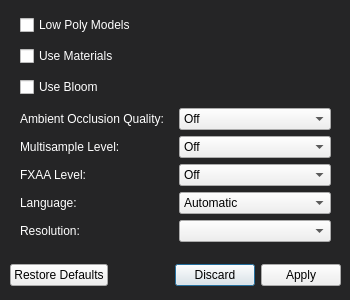
<?xml version="1.0" encoding="UTF-8"?>
<ui version="4.0">
 <class>settings_dialog</class>
 <widget class="QDialog" name="settings_dialog">
  <property name="geometry">
   <rect>
    <x>0</x>
    <y>0</y>
    <width>350</width>
    <height>300</height>
   </rect>
  </property>
  <property name="windowTitle">
   <string>Game Settings</string>
  </property>
  <property name="styleSheet">
   <string notr="true">QDialog {
	background-color: rgb(37, 37, 38);
}

QLabel, QCheckBox {
	color: rgb(255, 255, 255);
}</string>
  </property>
  <widget class="QDialogButtonBox" name="buttonBox">
   <property name="geometry">
    <rect>
     <x>10</x>
     <y>260</y>
     <width>331</width>
     <height>31</height>
    </rect>
   </property>
   <property name="orientation">
    <enum>Qt::Horizontal</enum>
   </property>
   <property name="standardButtons">
    <set>QDialogButtonBox::Apply|QDialogButtonBox::Discard|QDialogButtonBox::RestoreDefaults</set>
   </property>
   <property name="centerButtons">
    <bool>false</bool>
   </property>
  </widget>
  <widget class="QWidget" name="verticalLayoutWidget">
   <property name="geometry">
    <rect>
     <x>20</x>
     <y>10</y>
     <width>311</width>
     <height>241</height>
    </rect>
   </property>
   <layout class="QVBoxLayout" name="option_layout">
    <item>
     <widget class="QCheckBox" name="lp_mdls_cb">
      <property name="text">
       <string>Low Poly Models</string>
      </property>
     </widget>
    </item>
    <item>
     <widget class="QCheckBox" name="mtls_cb">
      <property name="text">
       <string>Use Materials</string>
      </property>
     </widget>
    </item>
    <item>
     <widget class="QCheckBox" name="bloom_cb">
      <property name="text">
       <string>Use Bloom</string>
      </property>
     </widget>
    </item>
    <item>
     <layout class="QGridLayout" name="checkBox_layout">
      <item row="0" column="0">
       <widget class="QLabel" name="ao_label">
        <property name="text">
         <string>Ambient Occlusion Quality:</string>
        </property>
       </widget>
      </item>
      <item row="0" column="1">
       <widget class="QComboBox" name="ssao_cb">
        <item>
         <property name="text">
          <string>Off</string>
         </property>
        </item>
        <item>
         <property name="text">
          <string>Low</string>
         </property>
        </item>
        <item>
         <property name="text">
          <string>Medium</string>
         </property>
        </item>
        <item>
         <property name="text">
          <string>High</string>
         </property>
        </item>
       </widget>
      </item>
      <item row="1" column="1">
       <widget class="QComboBox" name="msaa_cb">
        <item>
         <property name="text">
          <string>Off</string>
         </property>
        </item>
        <item>
         <property name="text">
          <string>2x</string>
         </property>
        </item>
        <item>
         <property name="text">
          <string>4x</string>
         </property>
        </item>
        <item>
         <property name="text">
          <string>8x</string>
         </property>
        </item>
        <item>
         <property name="text">
          <string>16x</string>
         </property>
        </item>
        <item>
         <property name="text">
          <string>32x</string>
         </property>
        </item>
       </widget>
      </item>
      <item row="1" column="0">
       <widget class="QLabel" name="msaa_label">
        <property name="text">
         <string>Multisample Level:</string>
        </property>
       </widget>
      </item>
      <item row="2" column="1">
       <widget class="QComboBox" name="fxaa_cb">
        <item>
         <property name="text">
          <string>Off</string>
         </property>
        </item>
        <item>
         <property name="text">
          <string>Low</string>
         </property>
        </item>
        <item>
         <property name="text">
          <string>Medium</string>
         </property>
        </item>
        <item>
         <property name="text">
          <string>High</string>
         </property>
        </item>
        <item>
         <property name="text">
          <string>Extreme</string>
         </property>
        </item>
       </widget>
      </item>
      <item row="3" column="1">
       <widget class="QComboBox" name="lang_cb">
        <item>
         <property name="text">
          <string>Automatic</string>
         </property>
        </item>
        <item>
         <property name="text">
          <string notr="true">English</string>
         </property>
        </item>
        <item>
         <property name="text">
          <string notr="true">Portuguese (PT)</string>
         </property>
        </item>
        <item>
         <property name="text">
          <string notr="true">Portuguese (BR)</string>
         </property>
        </item>
        <item>
         <property name="text">
          <string notr="true">German</string>
         </property>
        </item>
        <item>
         <property name="text">
          <string notr="true">French</string>
         </property>
        </item>
        <item>
         <property name="text">
          <string notr="true">Italian</string>
         </property>
        </item>
       </widget>
      </item>
      <item row="3" column="0">
       <widget class="QLabel" name="lang_label">
        <property name="text">
         <string>Language:</string>
        </property>
       </widget>
      </item>
      <item row="2" column="0">
       <widget class="QLabel" name="fxaa_label">
        <property name="text">
         <string>FXAA Level:</string>
        </property>
       </widget>
      </item>
      <item row="4" column="0">
       <widget class="QLabel" name="res_label">
        <property name="text">
         <string>Resolution:</string>
        </property>
       </widget>
      </item>
      <item row="4" column="1">
       <widget class="QComboBox" name="res_cb"/>
      </item>
     </layout>
    </item>
   </layout>
  </widget>
 </widget>
 <resources/>
 <connections/>
</ui>
